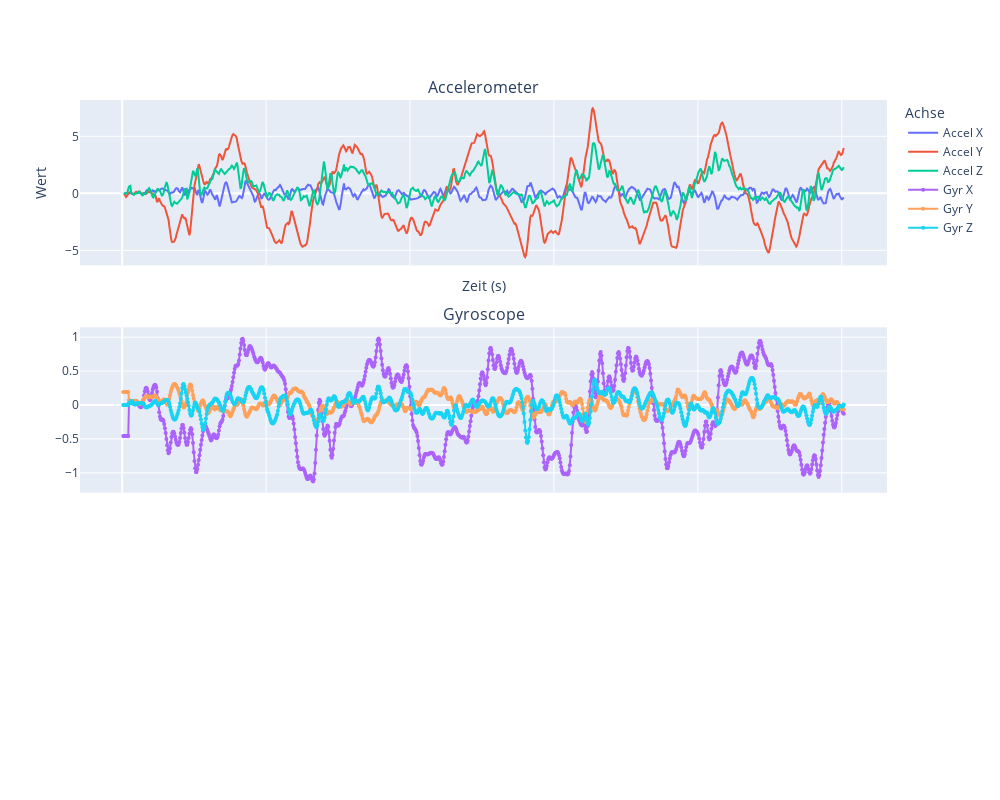

The code cell stored with this chart in its notebook:
### Markdown cell above
Plotten Kniebeuge

### Code cell
compare_acc_gyr(acc_sq,gyr_sq)

### Figure 1 — Plotly figure (JSON) as saved in the notebook; plotly's stock layout.template omitted (floating-point values rounded to 4 significant figures; data arrays with more than 128 entries replaced by an {"elided": "..."} marker saying what was removed)
{"data": [{"name": "Accel X", "type": "scatter", "x": {"elided": "1002 float values"}, "y": {"elided": "1002 float values"}}, {"name": "Accel Y", "type": "scatter", "x": {"elided": "1002 float values"}, "y": {"elided": "1002 float values"}}, {"name": "Accel Z", "type": "scatter", "x": {"elided": "1002 float values"}, "y": {"elided": "1002 float values"}}, {"marker": {"size": 4}, "mode": "lines+markers", "name": "Gyr X", "type": "scatter", "x": {"elided": "1003 float values"}, "xaxis": "x2", "y": {"elided": "1003 float values"}, "yaxis": "y2"}, {"marker": {"size": 4}, "mode": "lines+markers", "name": "Gyr Y", "type": "scatter", "x": {"elided": "1003 float values"}, "xaxis": "x2", "y": {"elided": "1003 float values"}, "yaxis": "y2"}, {"marker": {"size": 4}, "mode": "lines+markers", "name": "Gyr Z", "type": "scatter", "x": {"elided": "1003 float values"}, "xaxis": "x2", "y": {"elided": "1003 float values"}, "yaxis": "y2"}], "layout": {"annotations": [{"font": {"size": 16}, "showarrow": false, "text": "Accelerometer", "x": 0.5, "xanchor": "center", "xref": "paper", "y": 1, "yanchor": "bottom", "yref": "paper"}, {"font": {"size": 16}, "showarrow": false, "text": "Gyroscope", "x": 0.5, "xanchor": "center", "xref": "paper", "y": 0.6333, "yanchor": "bottom", "yref": "paper"}], "height": 800, "legend": {"title": {"text": "Achse"}}, "width": 1000, "xaxis": {"anchor": "y", "domain": [0, 1], "matches": "x3", "showticklabels": false, "title": {"text": "Zeit (s)"}}, "xaxis2": {"anchor": "y2", "domain": [0, 1], "matches": "x3", "showticklabels": false}, "xaxis3": {"anchor": "y3", "domain": [0, 1]}, "yaxis": {"anchor": "x", "domain": [0.7333, 1], "title": {"text": "Wert"}}, "yaxis2": {"anchor": "x2", "domain": [0.3667, 0.6333]}, "yaxis3": {"anchor": "x3", "domain": [0, 0.2667]}}}
